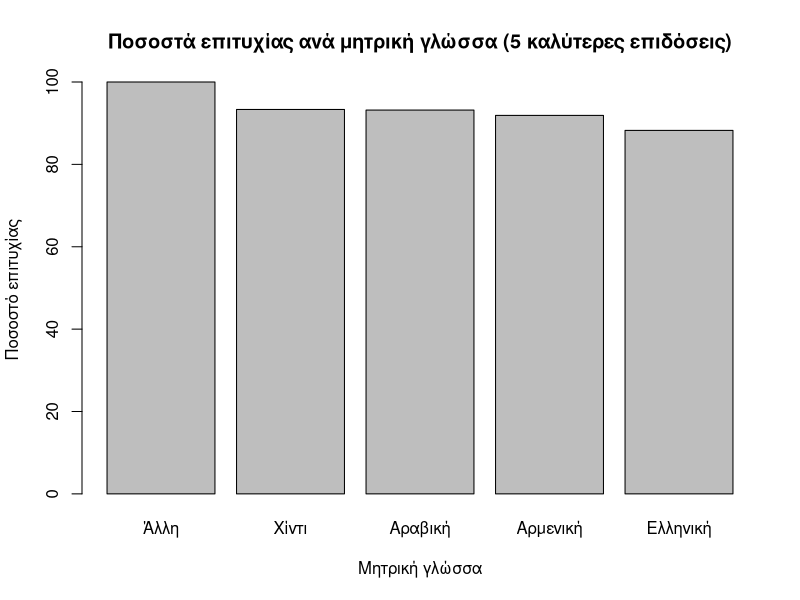
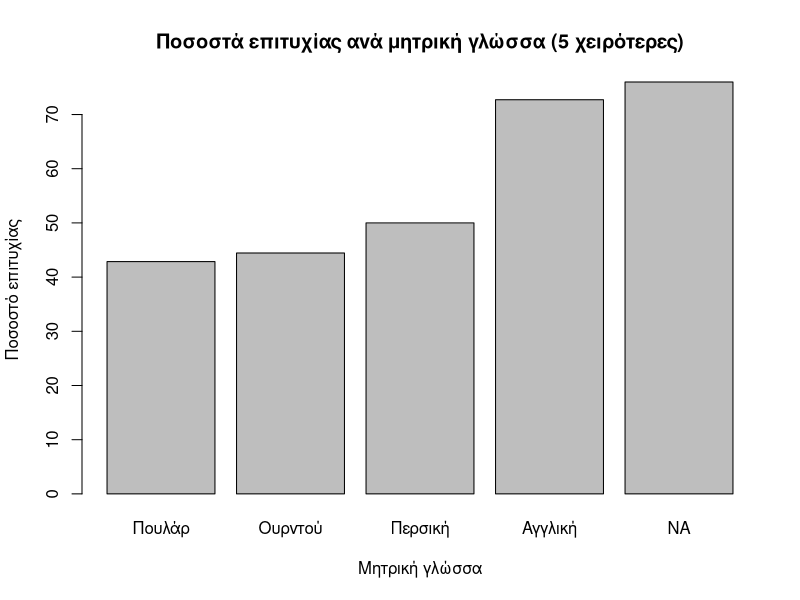
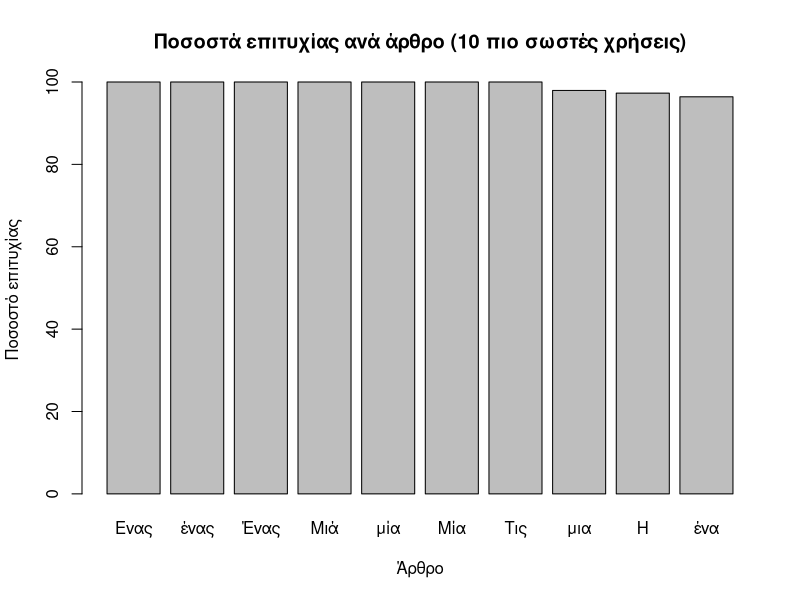
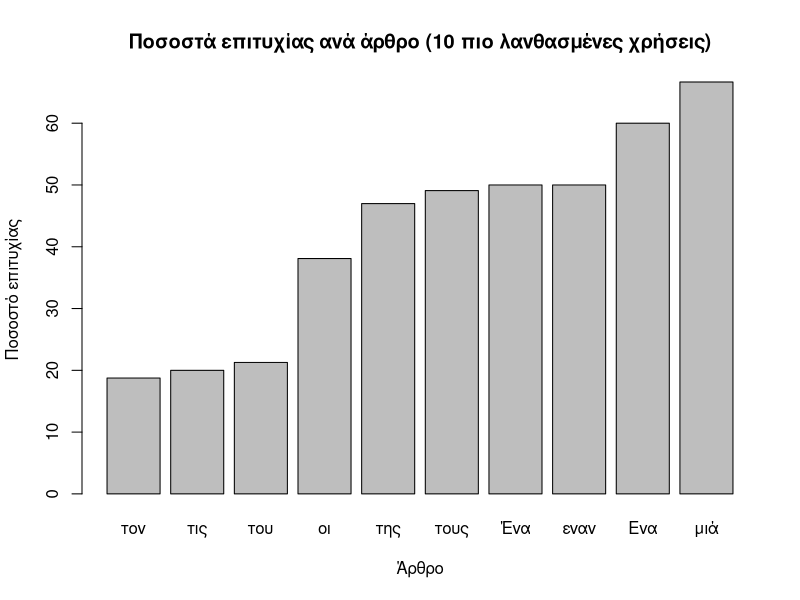
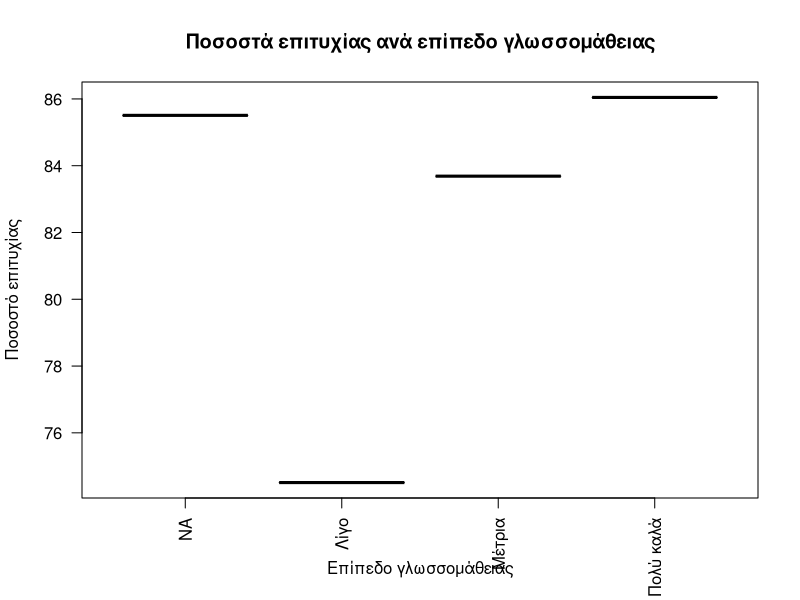

Here is the R script that generated these plots, in order:
## ---- chunk 1
# install.packages("dplyr")
library(dplyr)
## ---- chunk 2
segments.metadata <- read.csv("GLC_meta.csv", header=TRUE)
knitr::kable(segments.metadata[0:5, ], caption = "Ενδεικτικά Μεταδεδομένα ΕΣΚΕΙΜΑΘ")
## ---- chunk 3
segments.correct <- read.delim("segments-correct.tsv", header=TRUE)
## ---- chunk 4
segments.errors <- read.delim("segments-errors.tsv", header=TRUE)
## ---- chunk 5
# η στήλη ID των metadata έχει κενά πριν τις τιμές, οπότε εδώ τα αφαιρούμε, προκειμένου να γίνει σωστά το join
segments.metadata$ID <- trimws(segments.metadata$ID, which = c("both"))
joined.seg.dplyr  <- inner_join(segments.metadata, segments.correct, by = "ID")

joined.correct <- merge(segments.metadata, segments.correct, by="ID")

knitr::kable(joined.correct[0:5, ], caption = "Ενδεικτικές εγγραφές από την διασταύρωση των σωστών χρήσεων με τα μετοδεδομένα")
## ---- chunk 6
joined.errors <- merge(segments.metadata, segments.errors, by="ID")

knitr::kable(joined.errors[0:5, ], caption = "Ενδεικτικές εγγραφές από την διασταύρωση των λανθασμένων χρήσεων με τα μετοδεδομένα")
## ---- chunk 7
all.together <- rbind(joined.correct, joined.errors)

totals.by.language <- all.together %>% count(L1, name = "Total")
correct.freq.by.language <- joined.correct %>% count(L1, name="NumberOfCorrect")
joined.totals.by.language <- merge(totals.by.language, correct.freq.by.language, by = "L1")

joined.totals.by.language$Percentage = (joined.totals.by.language$NumberOfCorrect / joined.totals.by.language$Total)*100

joined.totals.by.language$L1 <- trimws(joined.totals.by.language$L1, which = c("both"))
## ---- chunk 8
joined.totals.by.language.ordered.desc <- joined.totals.by.language[order(joined.totals.by.language$Percentage, decreasing=TRUE), ][0:5, ]

barplot(joined.totals.by.language.ordered.desc$Percentage, main="Ποσοστά επιτυχίας ανά μητρική γλώσσα (5 καλύτερες επιδόσεις)",
   xlab="Μητρική γλώσσα", ylab="Ποσοστό επιτυχίας", names.arg = joined.totals.by.language.ordered.desc$L1)

## ---- chunk 9
joined.totals.by.language.ordered.asc <- joined.totals.by.language[order(joined.totals.by.language$Percentage, decreasing=FALSE), ][0:5, ]

barplot(joined.totals.by.language.ordered.asc$Percentage, main="Ποσοστά επιτυχίας ανά μητρική γλώσσα (5 χειρότερες)",
   xlab="Μητρική γλώσσα",ylab="Ποσοστό επιτυχίας", names.arg = joined.totals.by.language.ordered.asc$L1)
## ---- chunk 10
totals.by.article <- all.together %>% count(ARTICLE, name = "ArticleTotal")
correct.freq.by.article <- joined.correct %>% count(ARTICLE, name="NumberOfCorrectArticles")
joined.totals.by.article <- merge(totals.by.article, correct.freq.by.article, by = "ARTICLE")

joined.totals.by.article$Percentage = (joined.totals.by.article$NumberOfCorrectArticles / joined.totals.by.article$ArticleTotal)*100

joined.totals.by.article$ARTICLE <- trimws(joined.totals.by.article$ARTICLE, which = c("both"))

joined.totals.by.article.ordered.desc <- joined.totals.by.article[order(joined.totals.by.article$Percentage, decreasing=TRUE), ][0:10, ]

barplot(joined.totals.by.article.ordered.desc$Percentage, main="Ποσοστά επιτυχίας ανά άρθρο (10 πιο σωστές χρήσεις)",
   xlab="Άρθρο", ylab="Ποσοστό επιτυχίας", names.arg = joined.totals.by.article.ordered.desc$ARTICLE)

## ---- chunk 11
joined.totals.by.article.ordered.asc <- joined.totals.by.article[order(joined.totals.by.article$Percentage, decreasing=FALSE), ][0:10, ]

barplot(joined.totals.by.article.ordered.asc$Percentage, main="Ποσοστά επιτυχίας ανά άρθρο (10 πιο λανθασμένες χρήσεις)",
   xlab="Άρθρο", ylab = "Ποσοστό επιτυχίας", names.arg = joined.totals.by.article.ordered.asc$ARTICLE)
## ---- chunk 12
totals.by.skill <- all.together %>% count(GR_Communication_skill, name = "SkillTotal")
correct.freq.by.skill <- joined.correct %>% count(GR_Communication_skill, name="NumberOfCorrectBySkill")
joined.totals.by.skill <- merge(totals.by.skill, correct.freq.by.skill, by = "GR_Communication_skill")

joined.totals.by.skill$Percentage = (joined.totals.by.skill$NumberOfCorrectBySkill / joined.totals.by.skill$SkillTotal)*100

joined.totals.by.skill$GR_Communication_skill <- trimws(joined.totals.by.skill$GR_Communication_skill, which = c("both"))
# todo: filter out NA & Allh

joined.totals.by.skill.ordered.desc <- joined.totals.by.skill[order(joined.totals.by.skill$Percentage, decreasing=TRUE), ]

plot(Percentage~factor(GR_Communication_skill), joined.totals.by.skill.ordered.desc, las=2, xlab="Επίπεδο γλωσσομάθειας", ylab="Ποσοστό επιτυχίας", main="Ποσοστά επιτυχίας ανά επίπεδο γλωσσομάθειας")
